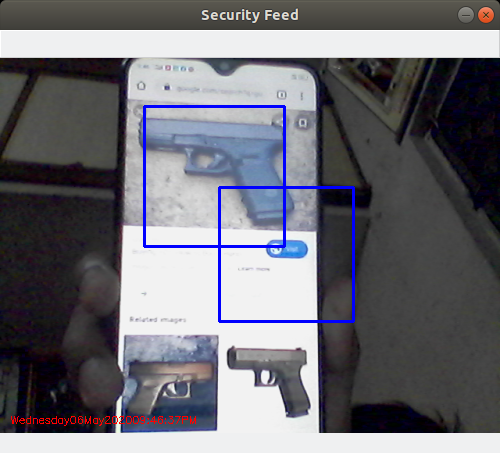
#> input picture image.png, 500 x 453 px
$ jupyter execute main.ipynb
#> lines starting #> are read from the running program, lines starting #| are printed output that depends on the picture; after the words box and inside, x2 and y2 are one past the last pixel; in counts of white or black regions, pixels touching at a corner belong together
[cell 1]
import imutils
import numpy
import cv2
import datetime

[cell 2]
cascade = cv2.CascadeClassifier("cascade.xml")

frame = cv2.imread("image.png")
#> frame is the input picture: shape (453, 500, 3); mean B, G, R 117, 109.9, 110.5

if frame is None:
    print("Error Occured")
    exit()

[cell 3]
# Converting The Image To 500 Width For Faster Processing:
frame = imutils.resize(frame, width= 500)

[cell 4]
# Coverting The Image From BGR to GrayScale:
gray = cv2.cvtColor(frame, cv2.COLOR_BGR2GRAY)
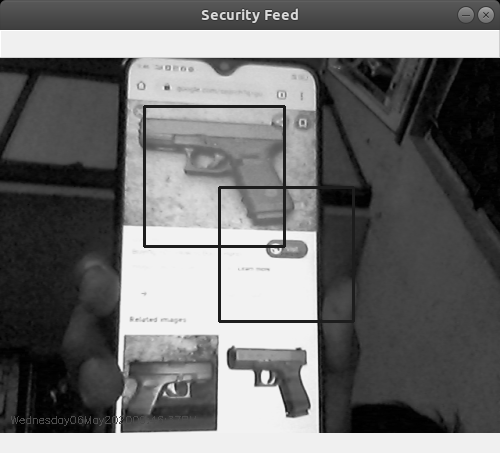
#> gray: shape (453, 500); min 0, max 255, mean 110.9

[cell 5]
# This Will give (x, y, w, h):
gun = cascade.detectMultiScale(gray, 1.3, 20, minSize=(100, 100))
#> gun = [[169, 147, 159, 159], [201, 324, 118, 118]]

[cell 6]
gun_exist = False

Data_inputs = []

for x, y, w, h in gun:
     gun_exist = True
#> this loop made 2 passes

roi = frame[y:y + h, x:x + w]
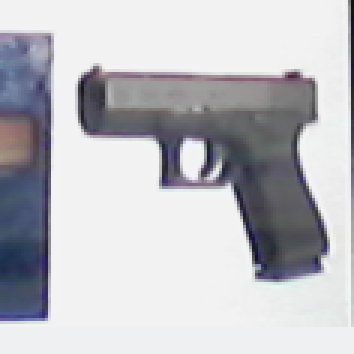
#> roi: shape (118, 118, 3) (shown 3 times larger); mean B, G, R 195.2, 190.3, 190.2

Data_inputs.append({
     "DateTime" : datetime.datetime.now().strftime("%Y-%m-%d %H:%M:%S"),
     "BoundingBox" : (x, y, w, h),
     "ROI" : roi
})


frame = cv2.rectangle(frame, (x, y), (x + w , y + h), (255, 0, 0), 2)
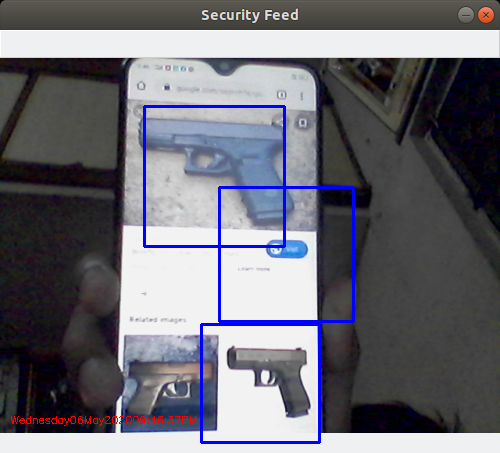
#> frame: shape (453, 500, 3); 0.62% of pixels changed, all inside (x1, y1, x2, y2) = (200, 323, 321, 444)

[cell 7]
if gun_exist:
    print(f"Total detections: {len(Data_inputs)}")
#| Total detections: 1
    for i, entry in enumerate(Data_inputs):
        print(f"Detection {i + 1}:")
        print(f"  Timestamp: {entry['DateTime']}")
        print(f"  Bounding Box: {entry['BoundingBox']}")

        # Save the detected region as an image
        cv2.imwrite(f"gun_detection_{i + 1}.png", entry["ROI"])
#> this loop made 1 pass
#| Detection 1:
#|   Timestamp: 2026-11-20 22:51:13
#|   Bounding Box: (201, 324, 118, 118)
#> pass 1, `cv2.imwrite(f"gun_detection_{i + 1}.png", entry["ROI"])`:
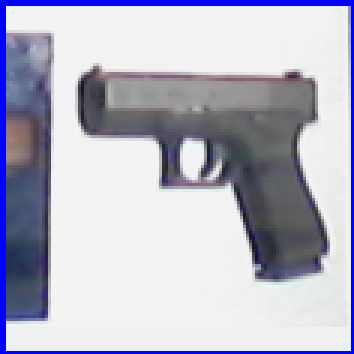
#> saved as gun_detection_1.png: shape (118, 118, 3) (shown 3 times larger); mean B, G, R 198.6, 181.3, 181.2
else:
    print("No guns detected in the image.")
